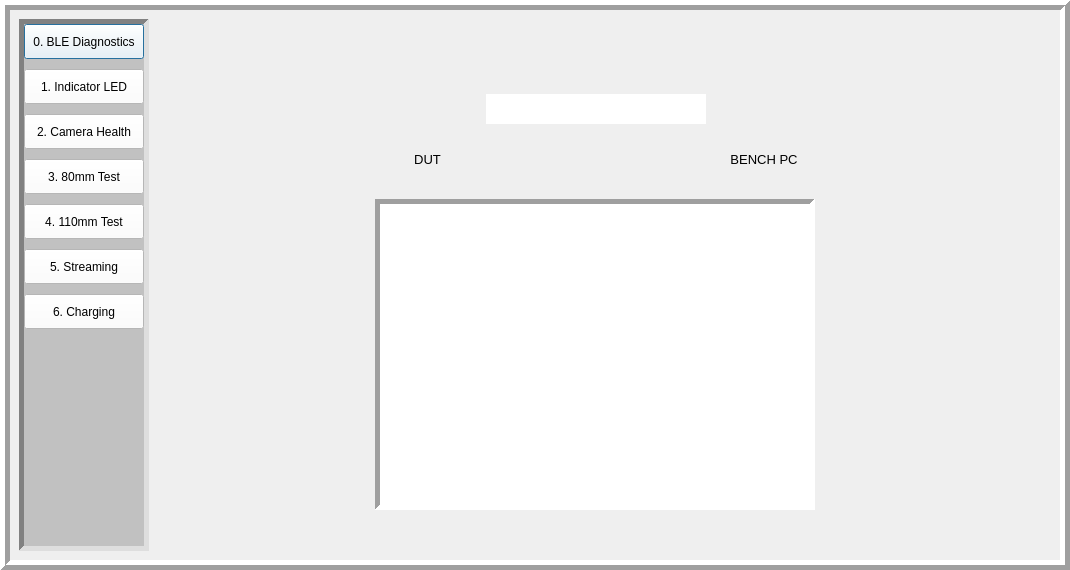
<?xml version="1.0" encoding="UTF-8"?>
<ui version="4.0">
 <class>Dialog</class>
 <widget class="QDialog" name="Dialog">
  <property name="geometry">
   <rect>
    <x>0</x>
    <y>0</y>
    <width>1070</width>
    <height>570</height>
   </rect>
  </property>
  <property name="windowTitle">
   <string>Dialog</string>
  </property>
  <widget class="QFrame" name="horizontalFrame">
   <property name="geometry">
    <rect>
     <x>0</x>
     <y>0</y>
     <width>1070</width>
     <height>570</height>
    </rect>
   </property>
   <property name="frameShape">
    <enum>QFrame::Box</enum>
   </property>
   <property name="frameShadow">
    <enum>QFrame::Raised</enum>
   </property>
   <property name="lineWidth">
    <number>5</number>
   </property>
   <layout class="QHBoxLayout" name="horizontalLayout">
    <item>
     <widget class="QFrame" name="verticalFrame">
      <property name="minimumSize">
       <size>
        <width>130</width>
        <height>0</height>
       </size>
      </property>
      <property name="styleSheet">
       <string notr="true">.QFrame {background-color: rgb(193, 193, 193);}</string>
      </property>
      <property name="frameShape">
       <enum>QFrame::Panel</enum>
      </property>
      <property name="frameShadow">
       <enum>QFrame::Sunken</enum>
      </property>
      <property name="lineWidth">
       <number>5</number>
      </property>
      <layout class="QVBoxLayout" name="verticalLayout_9">
       <property name="spacing">
        <number>10</number>
       </property>
       <property name="leftMargin">
        <number>0</number>
       </property>
       <property name="topMargin">
        <number>0</number>
       </property>
       <property name="rightMargin">
        <number>0</number>
       </property>
       <property name="bottomMargin">
        <number>0</number>
       </property>
       <item>
        <widget class="QPushButton" name="s0_bled">
         <property name="minimumSize">
          <size>
           <width>0</width>
           <height>35</height>
          </size>
         </property>
         <property name="styleSheet">
          <string notr="true">background-color: rgb(255, 255, 255);</string>
         </property>
         <property name="text">
          <string>0. BLE Diagnostics</string>
         </property>
         <property name="checkable">
          <bool>true</bool>
         </property>
         <property name="checked">
          <bool>false</bool>
         </property>
        </widget>
       </item>
       <item>
        <widget class="QPushButton" name="s1_indled">
         <property name="minimumSize">
          <size>
           <width>0</width>
           <height>35</height>
          </size>
         </property>
         <property name="styleSheet">
          <string notr="true">background-color: rgb(255, 255, 255);</string>
         </property>
         <property name="text">
          <string>1. Indicator LED</string>
         </property>
         <property name="checkable">
          <bool>true</bool>
         </property>
        </widget>
       </item>
       <item>
        <widget class="QPushButton" name="s2_dft">
         <property name="minimumSize">
          <size>
           <width>0</width>
           <height>35</height>
          </size>
         </property>
         <property name="styleSheet">
          <string notr="true">background-color: rgb(255, 255, 255);</string>
         </property>
         <property name="text">
          <string>2. Camera Health</string>
         </property>
         <property name="checkable">
          <bool>true</bool>
         </property>
        </widget>
       </item>
       <item>
        <widget class="QPushButton" name="s3_lft80">
         <property name="minimumSize">
          <size>
           <width>0</width>
           <height>35</height>
          </size>
         </property>
         <property name="styleSheet">
          <string notr="true">background-color: rgb(255, 255, 255);</string>
         </property>
         <property name="text">
          <string>3. 80mm Test</string>
         </property>
         <property name="checkable">
          <bool>true</bool>
         </property>
        </widget>
       </item>
       <item>
        <widget class="QPushButton" name="s4_lft110">
         <property name="minimumSize">
          <size>
           <width>0</width>
           <height>35</height>
          </size>
         </property>
         <property name="styleSheet">
          <string notr="true">background-color: rgb(255, 255, 255);</string>
         </property>
         <property name="text">
          <string>4. 110mm Test</string>
         </property>
         <property name="checkable">
          <bool>true</bool>
         </property>
        </widget>
       </item>
       <item>
        <widget class="QPushButton" name="s5_stream">
         <property name="minimumSize">
          <size>
           <width>0</width>
           <height>35</height>
          </size>
         </property>
         <property name="styleSheet">
          <string notr="true">background-color: rgb(255, 255, 255);</string>
         </property>
         <property name="text">
          <string>5. Streaming</string>
         </property>
         <property name="checkable">
          <bool>true</bool>
         </property>
        </widget>
       </item>
       <item>
        <widget class="QPushButton" name="s6_chrg">
         <property name="minimumSize">
          <size>
           <width>0</width>
           <height>35</height>
          </size>
         </property>
         <property name="styleSheet">
          <string notr="true">background-color: rgb(255, 255, 255);</string>
         </property>
         <property name="text">
          <string>6. Charging</string>
         </property>
         <property name="checkable">
          <bool>true</bool>
         </property>
        </widget>
       </item>
       <item>
        <spacer name="verticalSpacer">
         <property name="orientation">
          <enum>Qt::Vertical</enum>
         </property>
         <property name="sizeHint" stdset="0">
          <size>
           <width>20</width>
           <height>40</height>
          </size>
         </property>
        </spacer>
       </item>
      </layout>
     </widget>
    </item>
    <item>
     <widget class="QStackedWidget" name="stacked_ui">
      <property name="currentIndex">
       <number>0</number>
      </property>
      <widget class="QWidget" name="bled_widget">
       <widget class="QWidget" name="gridLayoutWidget">
        <property name="geometry">
         <rect>
          <x>220</x>
          <y>10</y>
          <width>441</width>
          <height>161</height>
         </rect>
        </property>
        <layout class="QGridLayout" name="gridLayout">
         <item row="0" column="0" colspan="3">
          <widget class="QLabel" name="progress_msg">
           <property name="sizePolicy">
            <sizepolicy hsizetype="Preferred" vsizetype="Fixed">
             <horstretch>0</horstretch>
             <verstretch>0</verstretch>
            </sizepolicy>
           </property>
           <property name="font">
            <font>
             <pointsize>10</pointsize>
            </font>
           </property>
           <property name="text">
            <string/>
           </property>
           <property name="alignment">
            <set>Qt::AlignCenter</set>
           </property>
           <property name="textInteractionFlags">
            <set>Qt::LinksAccessibleByMouse|Qt::TextSelectableByKeyboard|Qt::TextSelectableByMouse</set>
           </property>
          </widget>
         </item>
         <item row="1" column="0">
          <widget class="QLabel" name="dut">
           <property name="text">
            <string/>
           </property>
           <property name="pixmap">
            <pixmap>../../Downloads/camera3_vid-0.png</pixmap>
           </property>
           <property name="alignment">
            <set>Qt::AlignBottom|Qt::AlignHCenter</set>
           </property>
          </widget>
         </item>
         <item row="2" column="2">
          <widget class="QLabel" name="label_9">
           <property name="font">
            <font>
             <pointsize>10</pointsize>
            </font>
           </property>
           <property name="text">
            <string>BENCH PC</string>
           </property>
           <property name="alignment">
            <set>Qt::AlignHCenter|Qt::AlignTop</set>
           </property>
          </widget>
         </item>
         <item row="1" column="2">
          <widget class="QLabel" name="bench_pc">
           <property name="text">
            <string/>
           </property>
           <property name="pixmap">
            <pixmap>../../Downloads/computer-2.png</pixmap>
           </property>
           <property name="alignment">
            <set>Qt::AlignBottom|Qt::AlignHCenter</set>
           </property>
          </widget>
         </item>
         <item row="2" column="0">
          <widget class="QLabel" name="label_10">
           <property name="sizePolicy">
            <sizepolicy hsizetype="Preferred" vsizetype="Fixed">
             <horstretch>0</horstretch>
             <verstretch>0</verstretch>
            </sizepolicy>
           </property>
           <property name="font">
            <font>
             <pointsize>10</pointsize>
            </font>
           </property>
           <property name="text">
            <string>DUT</string>
           </property>
           <property name="alignment">
            <set>Qt::AlignHCenter|Qt::AlignTop</set>
           </property>
          </widget>
         </item>
         <item row="1" column="1">
          <widget class="QGraphicsView" name="graphicsView">
           <property name="sizePolicy">
            <sizepolicy hsizetype="Maximum" vsizetype="Fixed">
             <horstretch>0</horstretch>
             <verstretch>0</verstretch>
            </sizepolicy>
           </property>
           <property name="minimumSize">
            <size>
             <width>200</width>
             <height>30</height>
            </size>
           </property>
           <property name="maximumSize">
            <size>
             <width>220</width>
             <height>30</height>
            </size>
           </property>
           <property name="styleSheet">
            <string notr="true"/>
           </property>
           <property name="frameShape">
            <enum>QFrame::NoFrame</enum>
           </property>
           <property name="verticalScrollBarPolicy">
            <enum>Qt::ScrollBarAlwaysOff</enum>
           </property>
           <property name="horizontalScrollBarPolicy">
            <enum>Qt::ScrollBarAlwaysOff</enum>
           </property>
           <property name="interactive">
            <bool>false</bool>
           </property>
          </widget>
         </item>
        </layout>
       </widget>
       <widget class="QTableView" name="tableView">
        <property name="geometry">
         <rect>
          <x>220</x>
          <y>180</y>
          <width>440</width>
          <height>311</height>
         </rect>
        </property>
        <property name="sizePolicy">
         <sizepolicy hsizetype="Fixed" vsizetype="Fixed">
          <horstretch>0</horstretch>
          <verstretch>0</verstretch>
         </sizepolicy>
        </property>
        <property name="frameShape">
         <enum>QFrame::Panel</enum>
        </property>
        <property name="lineWidth">
         <number>5</number>
        </property>
        <property name="horizontalScrollBarPolicy">
         <enum>Qt::ScrollBarAlwaysOff</enum>
        </property>
        <attribute name="horizontalHeaderVisible">
         <bool>false</bool>
        </attribute>
        <attribute name="verticalHeaderVisible">
         <bool>false</bool>
        </attribute>
       </widget>
      </widget>
      <widget class="QWidget" name="dft_viewer">
       <widget class="QWidget" name="verticalLayoutWidget_4">
        <property name="geometry">
         <rect>
          <x>30</x>
          <y>20</y>
          <width>822</width>
          <height>493</height>
         </rect>
        </property>
        <layout class="QVBoxLayout" name="verticalLayout_4">
         <property name="spacing">
          <number>6</number>
         </property>
         <item>
          <layout class="QHBoxLayout" name="horizontalLayout_6">
           <property name="spacing">
            <number>10</number>
           </property>
           <item>
            <spacer name="horizontalSpacer_7">
             <property name="orientation">
              <enum>Qt::Horizontal</enum>
             </property>
             <property name="sizeHint" stdset="0">
              <size>
               <width>40</width>
               <height>20</height>
              </size>
             </property>
            </spacer>
           </item>
           <item>
            <widget class="QLabel" name="label_8">
             <property name="sizePolicy">
              <sizepolicy hsizetype="Preferred" vsizetype="Fixed">
               <horstretch>0</horstretch>
               <verstretch>0</verstretch>
              </sizepolicy>
             </property>
             <property name="font">
              <font>
               <pointsize>10</pointsize>
               <bold>false</bold>
              </font>
             </property>
             <property name="text">
              <string>CAMERA</string>
             </property>
             <property name="alignment">
              <set>Qt::AlignRight|Qt::AlignTrailing|Qt::AlignVCenter</set>
             </property>
            </widget>
           </item>
           <item>
            <widget class="QLineEdit" name="camera_name_dft">
             <property name="sizePolicy">
              <sizepolicy hsizetype="Fixed" vsizetype="Fixed">
               <horstretch>0</horstretch>
               <verstretch>0</verstretch>
              </sizepolicy>
             </property>
             <property name="font">
              <font>
               <pointsize>10</pointsize>
               <bold>true</bold>
              </font>
             </property>
             <property name="readOnly">
              <bool>true</bool>
             </property>
            </widget>
           </item>
           <item>
            <spacer name="horizontalSpacer_8">
             <property name="orientation">
              <enum>Qt::Horizontal</enum>
             </property>
             <property name="sizeHint" stdset="0">
              <size>
               <width>40</width>
               <height>20</height>
              </size>
             </property>
            </spacer>
           </item>
          </layout>
         </item>
         <item>
          <widget class="QLabel" name="dft_pixlabel">
           <property name="sizePolicy">
            <sizepolicy hsizetype="Fixed" vsizetype="Fixed">
             <horstretch>0</horstretch>
             <verstretch>0</verstretch>
            </sizepolicy>
           </property>
           <property name="minimumSize">
            <size>
             <width>820</width>
             <height>460</height>
            </size>
           </property>
           <property name="maximumSize">
            <size>
             <width>820</width>
             <height>460</height>
            </size>
           </property>
           <property name="styleSheet">
            <string notr="true">background-color: rgb(210, 210, 210);</string>
           </property>
           <property name="frameShape">
            <enum>QFrame::Panel</enum>
           </property>
           <property name="frameShadow">
            <enum>QFrame::Sunken</enum>
           </property>
           <property name="lineWidth">
            <number>5</number>
           </property>
           <property name="text">
            <string/>
           </property>
           <property name="alignment">
            <set>Qt::AlignCenter</set>
           </property>
          </widget>
         </item>
        </layout>
       </widget>
      </widget>
      <widget class="QWidget" name="lft_80_viewer">
       <widget class="QWidget" name="verticalLayoutWidget_5">
        <property name="geometry">
         <rect>
          <x>30</x>
          <y>20</y>
          <width>822</width>
          <height>493</height>
         </rect>
        </property>
        <layout class="QVBoxLayout" name="verticalLayout_5">
         <property name="spacing">
          <number>6</number>
         </property>
         <item>
          <layout class="QHBoxLayout" name="horizontalLayout_7">
           <property name="spacing">
            <number>10</number>
           </property>
           <item>
            <spacer name="horizontalSpacer_9">
             <property name="orientation">
              <enum>Qt::Horizontal</enum>
             </property>
             <property name="sizeHint" stdset="0">
              <size>
               <width>40</width>
               <height>20</height>
              </size>
             </property>
            </spacer>
           </item>
           <item>
            <widget class="QLabel" name="label_13">
             <property name="sizePolicy">
              <sizepolicy hsizetype="Preferred" vsizetype="Fixed">
               <horstretch>0</horstretch>
               <verstretch>0</verstretch>
              </sizepolicy>
             </property>
             <property name="font">
              <font>
               <pointsize>10</pointsize>
               <bold>false</bold>
              </font>
             </property>
             <property name="text">
              <string>CAMERA</string>
             </property>
             <property name="alignment">
              <set>Qt::AlignRight|Qt::AlignTrailing|Qt::AlignVCenter</set>
             </property>
            </widget>
           </item>
           <item>
            <widget class="QLineEdit" name="camera_name_lft80">
             <property name="sizePolicy">
              <sizepolicy hsizetype="Fixed" vsizetype="Fixed">
               <horstretch>0</horstretch>
               <verstretch>0</verstretch>
              </sizepolicy>
             </property>
             <property name="font">
              <font>
               <pointsize>10</pointsize>
               <bold>true</bold>
              </font>
             </property>
             <property name="readOnly">
              <bool>true</bool>
             </property>
            </widget>
           </item>
           <item>
            <spacer name="horizontalSpacer_10">
             <property name="orientation">
              <enum>Qt::Horizontal</enum>
             </property>
             <property name="sizeHint" stdset="0">
              <size>
               <width>40</width>
               <height>20</height>
              </size>
             </property>
            </spacer>
           </item>
          </layout>
         </item>
         <item>
          <widget class="QLabel" name="lft_80_pixlabel">
           <property name="sizePolicy">
            <sizepolicy hsizetype="Fixed" vsizetype="Fixed">
             <horstretch>0</horstretch>
             <verstretch>0</verstretch>
            </sizepolicy>
           </property>
           <property name="minimumSize">
            <size>
             <width>820</width>
             <height>460</height>
            </size>
           </property>
           <property name="maximumSize">
            <size>
             <width>820</width>
             <height>460</height>
            </size>
           </property>
           <property name="styleSheet">
            <string notr="true">background-color: rgb(210, 210, 210);</string>
           </property>
           <property name="frameShape">
            <enum>QFrame::Panel</enum>
           </property>
           <property name="frameShadow">
            <enum>QFrame::Sunken</enum>
           </property>
           <property name="lineWidth">
            <number>5</number>
           </property>
           <property name="text">
            <string/>
           </property>
           <property name="alignment">
            <set>Qt::AlignCenter</set>
           </property>
          </widget>
         </item>
        </layout>
       </widget>
      </widget>
      <widget class="QWidget" name="lft_110_viewer">
       <widget class="QWidget" name="verticalLayoutWidget_6">
        <property name="geometry">
         <rect>
          <x>30</x>
          <y>20</y>
          <width>822</width>
          <height>493</height>
         </rect>
        </property>
        <layout class="QVBoxLayout" name="verticalLayout_6">
         <property name="spacing">
          <number>6</number>
         </property>
         <item>
          <layout class="QHBoxLayout" name="horizontalLayout_8">
           <property name="spacing">
            <number>10</number>
           </property>
           <item>
            <spacer name="horizontalSpacer_11">
             <property name="orientation">
              <enum>Qt::Horizontal</enum>
             </property>
             <property name="sizeHint" stdset="0">
              <size>
               <width>40</width>
               <height>20</height>
              </size>
             </property>
            </spacer>
           </item>
           <item>
            <widget class="QLabel" name="label_14">
             <property name="sizePolicy">
              <sizepolicy hsizetype="Preferred" vsizetype="Fixed">
               <horstretch>0</horstretch>
               <verstretch>0</verstretch>
              </sizepolicy>
             </property>
             <property name="font">
              <font>
               <pointsize>10</pointsize>
               <bold>false</bold>
              </font>
             </property>
             <property name="text">
              <string>CAMERA</string>
             </property>
             <property name="alignment">
              <set>Qt::AlignRight|Qt::AlignTrailing|Qt::AlignVCenter</set>
             </property>
            </widget>
           </item>
           <item>
            <widget class="QLineEdit" name="camera_name_lft110">
             <property name="sizePolicy">
              <sizepolicy hsizetype="Fixed" vsizetype="Fixed">
               <horstretch>0</horstretch>
               <verstretch>0</verstretch>
              </sizepolicy>
             </property>
             <property name="font">
              <font>
               <pointsize>10</pointsize>
               <bold>true</bold>
              </font>
             </property>
             <property name="readOnly">
              <bool>true</bool>
             </property>
            </widget>
           </item>
           <item>
            <spacer name="horizontalSpacer_12">
             <property name="orientation">
              <enum>Qt::Horizontal</enum>
             </property>
             <property name="sizeHint" stdset="0">
              <size>
               <width>40</width>
               <height>20</height>
              </size>
             </property>
            </spacer>
           </item>
          </layout>
         </item>
         <item>
          <widget class="QLabel" name="lft_110_pixlabel">
           <property name="sizePolicy">
            <sizepolicy hsizetype="Fixed" vsizetype="Fixed">
             <horstretch>0</horstretch>
             <verstretch>0</verstretch>
            </sizepolicy>
           </property>
           <property name="minimumSize">
            <size>
             <width>820</width>
             <height>460</height>
            </size>
           </property>
           <property name="maximumSize">
            <size>
             <width>820</width>
             <height>460</height>
            </size>
           </property>
           <property name="styleSheet">
            <string notr="true">background-color: rgb(210, 210, 210);</string>
           </property>
           <property name="frameShape">
            <enum>QFrame::Panel</enum>
           </property>
           <property name="frameShadow">
            <enum>QFrame::Sunken</enum>
           </property>
           <property name="lineWidth">
            <number>5</number>
           </property>
           <property name="text">
            <string/>
           </property>
           <property name="alignment">
            <set>Qt::AlignCenter</set>
           </property>
          </widget>
         </item>
        </layout>
       </widget>
      </widget>
      <widget class="QWidget" name="ind_led_test">
       <widget class="QWidget" name="gridLayoutWidget_3">
        <property name="geometry">
         <rect>
          <x>40</x>
          <y>10</y>
          <width>808</width>
          <height>511</height>
         </rect>
        </property>
        <layout class="QGridLayout" name="gridLayout_3">
         <item row="1" column="1">
          <widget class="QLabel" name="green_img">
           <property name="sizePolicy">
            <sizepolicy hsizetype="Fixed" vsizetype="Fixed">
             <horstretch>0</horstretch>
             <verstretch>0</verstretch>
            </sizepolicy>
           </property>
           <property name="minimumSize">
            <size>
             <width>400</width>
             <height>220</height>
            </size>
           </property>
           <property name="styleSheet">
            <string notr="true">background-color: rgb(190, 190, 190);</string>
           </property>
           <property name="frameShape">
            <enum>QFrame::Panel</enum>
           </property>
           <property name="frameShadow">
            <enum>QFrame::Sunken</enum>
           </property>
           <property name="lineWidth">
            <number>4</number>
           </property>
           <property name="text">
            <string/>
           </property>
           <property name="alignment">
            <set>Qt::AlignCenter</set>
           </property>
          </widget>
         </item>
         <item row="3" column="1">
          <widget class="QLabel" name="orange_img">
           <property name="sizePolicy">
            <sizepolicy hsizetype="Fixed" vsizetype="Fixed">
             <horstretch>0</horstretch>
             <verstretch>0</verstretch>
            </sizepolicy>
           </property>
           <property name="minimumSize">
            <size>
             <width>400</width>
             <height>220</height>
            </size>
           </property>
           <property name="styleSheet">
            <string notr="true">background-color: rgb(190, 190, 190);</string>
           </property>
           <property name="frameShape">
            <enum>QFrame::Panel</enum>
           </property>
           <property name="frameShadow">
            <enum>QFrame::Sunken</enum>
           </property>
           <property name="lineWidth">
            <number>4</number>
           </property>
           <property name="text">
            <string/>
           </property>
           <property name="alignment">
            <set>Qt::AlignCenter</set>
           </property>
          </widget>
         </item>
         <item row="0" column="0">
          <widget class="QLabel" name="label">
           <property name="sizePolicy">
            <sizepolicy hsizetype="Preferred" vsizetype="Maximum">
             <horstretch>0</horstretch>
             <verstretch>0</verstretch>
            </sizepolicy>
           </property>
           <property name="font">
            <font>
             <pointsize>10</pointsize>
            </font>
           </property>
           <property name="text">
            <string>RED</string>
           </property>
           <property name="alignment">
            <set>Qt::AlignCenter</set>
           </property>
          </widget>
         </item>
         <item row="3" column="0">
          <widget class="QLabel" name="blue_img">
           <property name="sizePolicy">
            <sizepolicy hsizetype="Fixed" vsizetype="Fixed">
             <horstretch>0</horstretch>
             <verstretch>0</verstretch>
            </sizepolicy>
           </property>
           <property name="minimumSize">
            <size>
             <width>400</width>
             <height>220</height>
            </size>
           </property>
           <property name="styleSheet">
            <string notr="true">background-color: rgb(190, 190, 190);</string>
           </property>
           <property name="frameShape">
            <enum>QFrame::Panel</enum>
           </property>
           <property name="frameShadow">
            <enum>QFrame::Sunken</enum>
           </property>
           <property name="lineWidth">
            <number>4</number>
           </property>
           <property name="text">
            <string/>
           </property>
           <property name="alignment">
            <set>Qt::AlignCenter</set>
           </property>
          </widget>
         </item>
         <item row="0" column="1">
          <widget class="QLabel" name="label_2">
           <property name="font">
            <font>
             <pointsize>10</pointsize>
            </font>
           </property>
           <property name="text">
            <string>GREEN</string>
           </property>
           <property name="alignment">
            <set>Qt::AlignCenter</set>
           </property>
          </widget>
         </item>
         <item row="1" column="0">
          <widget class="QLabel" name="red_img">
           <property name="sizePolicy">
            <sizepolicy hsizetype="Fixed" vsizetype="Fixed">
             <horstretch>0</horstretch>
             <verstretch>0</verstretch>
            </sizepolicy>
           </property>
           <property name="minimumSize">
            <size>
             <width>400</width>
             <height>220</height>
            </size>
           </property>
           <property name="styleSheet">
            <string notr="true">background-color: rgb(190, 190, 190);</string>
           </property>
           <property name="frameShape">
            <enum>QFrame::Panel</enum>
           </property>
           <property name="frameShadow">
            <enum>QFrame::Sunken</enum>
           </property>
           <property name="lineWidth">
            <number>4</number>
           </property>
           <property name="text">
            <string/>
           </property>
           <property name="alignment">
            <set>Qt::AlignCenter</set>
           </property>
          </widget>
         </item>
         <item row="2" column="0">
          <widget class="QLabel" name="label_3">
           <property name="sizePolicy">
            <sizepolicy hsizetype="Preferred" vsizetype="Maximum">
             <horstretch>0</horstretch>
             <verstretch>0</verstretch>
            </sizepolicy>
           </property>
           <property name="font">
            <font>
             <pointsize>10</pointsize>
            </font>
           </property>
           <property name="text">
            <string>BLUE</string>
           </property>
           <property name="alignment">
            <set>Qt::AlignCenter</set>
           </property>
          </widget>
         </item>
         <item row="2" column="1">
          <widget class="QLabel" name="label_4">
           <property name="font">
            <font>
             <pointsize>10</pointsize>
            </font>
           </property>
           <property name="text">
            <string>ORANGE</string>
           </property>
           <property name="alignment">
            <set>Qt::AlignCenter</set>
           </property>
          </widget>
         </item>
        </layout>
       </widget>
      </widget>
      <widget class="QWidget" name="stream_viewer">
       <widget class="QWidget" name="verticalLayoutWidget_3">
        <property name="geometry">
         <rect>
          <x>30</x>
          <y>20</y>
          <width>822</width>
          <height>501</height>
         </rect>
        </property>
        <layout class="QVBoxLayout" name="verticalLayout_3">
         <property name="spacing">
          <number>6</number>
         </property>
         <item>
          <layout class="QHBoxLayout" name="horizontalLayout_5">
           <property name="spacing">
            <number>10</number>
           </property>
           <item>
            <spacer name="horizontalSpacer_5">
             <property name="orientation">
              <enum>Qt::Horizontal</enum>
             </property>
             <property name="sizeHint" stdset="0">
              <size>
               <width>40</width>
               <height>20</height>
              </size>
             </property>
            </spacer>
           </item>
           <item>
            <widget class="QLabel" name="label_7">
             <property name="sizePolicy">
              <sizepolicy hsizetype="Preferred" vsizetype="Fixed">
               <horstretch>0</horstretch>
               <verstretch>0</verstretch>
              </sizepolicy>
             </property>
             <property name="font">
              <font>
               <pointsize>10</pointsize>
               <bold>false</bold>
              </font>
             </property>
             <property name="text">
              <string>CAMERA</string>
             </property>
             <property name="alignment">
              <set>Qt::AlignRight|Qt::AlignTrailing|Qt::AlignVCenter</set>
             </property>
            </widget>
           </item>
           <item>
            <widget class="QLineEdit" name="camera_name_sv">
             <property name="sizePolicy">
              <sizepolicy hsizetype="Fixed" vsizetype="Fixed">
               <horstretch>0</horstretch>
               <verstretch>0</verstretch>
              </sizepolicy>
             </property>
             <property name="font">
              <font>
               <pointsize>10</pointsize>
               <bold>true</bold>
              </font>
             </property>
             <property name="readOnly">
              <bool>true</bool>
             </property>
            </widget>
           </item>
           <item>
            <spacer name="horizontalSpacer_6">
             <property name="orientation">
              <enum>Qt::Horizontal</enum>
             </property>
             <property name="sizeHint" stdset="0">
              <size>
               <width>40</width>
               <height>20</height>
              </size>
             </property>
            </spacer>
           </item>
          </layout>
         </item>
         <item>
          <widget class="QLabel" name="strm_pixlabel">
           <property name="sizePolicy">
            <sizepolicy hsizetype="Fixed" vsizetype="Fixed">
             <horstretch>0</horstretch>
             <verstretch>0</verstretch>
            </sizepolicy>
           </property>
           <property name="minimumSize">
            <size>
             <width>820</width>
             <height>460</height>
            </size>
           </property>
           <property name="maximumSize">
            <size>
             <width>820</width>
             <height>460</height>
            </size>
           </property>
           <property name="styleSheet">
            <string notr="true">background-color: rgb(210, 210, 210);</string>
           </property>
           <property name="frameShape">
            <enum>QFrame::Panel</enum>
           </property>
           <property name="frameShadow">
            <enum>QFrame::Sunken</enum>
           </property>
           <property name="lineWidth">
            <number>5</number>
           </property>
           <property name="text">
            <string/>
           </property>
           <property name="alignment">
            <set>Qt::AlignCenter</set>
           </property>
          </widget>
         </item>
        </layout>
       </widget>
      </widget>
      <widget class="QWidget" name="chrg_widget">
       <widget class="QFrame" name="power_suppy_frame">
        <property name="geometry">
         <rect>
          <x>90</x>
          <y>100</y>
          <width>440</width>
          <height>160</height>
         </rect>
        </property>
        <property name="frameShape">
         <enum>QFrame::Panel</enum>
        </property>
        <property name="frameShadow">
         <enum>QFrame::Raised</enum>
        </property>
        <property name="lineWidth">
         <number>10</number>
        </property>
        <layout class="QVBoxLayout" name="verticalLayout">
         <property name="spacing">
          <number>20</number>
         </property>
         <property name="leftMargin">
          <number>25</number>
         </property>
         <property name="topMargin">
          <number>25</number>
         </property>
         <property name="rightMargin">
          <number>25</number>
         </property>
         <property name="bottomMargin">
          <number>25</number>
         </property>
         <item>
          <widget class="QLabel" name="label_6">
           <property name="sizePolicy">
            <sizepolicy hsizetype="Preferred" vsizetype="Maximum">
             <horstretch>0</horstretch>
             <verstretch>0</verstretch>
            </sizepolicy>
           </property>
           <property name="font">
            <font>
             <pointsize>11</pointsize>
            </font>
           </property>
           <property name="text">
            <string>DC POWER SUPPLY</string>
           </property>
           <property name="alignment">
            <set>Qt::AlignCenter</set>
           </property>
          </widget>
         </item>
         <item>
          <widget class="QFrame" name="horizontalFrame_2">
           <property name="sizePolicy">
            <sizepolicy hsizetype="Preferred" vsizetype="Fixed">
             <horstretch>0</horstretch>
             <verstretch>0</verstretch>
            </sizepolicy>
           </property>
           <property name="styleSheet">
            <string notr="true">background-color: rgb(255, 255, 255);</string>
           </property>
           <property name="frameShape">
            <enum>QFrame::Panel</enum>
           </property>
           <property name="frameShadow">
            <enum>QFrame::Sunken</enum>
           </property>
           <property name="lineWidth">
            <number>4</number>
           </property>
           <layout class="QHBoxLayout" name="horizontalLayout_2">
            <property name="spacing">
             <number>15</number>
            </property>
            <property name="topMargin">
             <number>6</number>
            </property>
            <property name="bottomMargin">
             <number>7</number>
            </property>
            <item>
             <widget class="QLabel" name="label_5">
              <property name="font">
               <font>
                <pointsize>11</pointsize>
               </font>
              </property>
              <property name="text">
               <string>Charging Current</string>
              </property>
              <property name="alignment">
               <set>Qt::AlignLeading|Qt::AlignLeft|Qt::AlignVCenter</set>
              </property>
             </widget>
            </item>
            <item>
             <widget class="QLabel" name="opcurr_display">
              <property name="font">
               <font>
                <pointsize>15</pointsize>
               </font>
              </property>
              <property name="text">
               <string>Not Connected</string>
              </property>
             </widget>
            </item>
           </layout>
          </widget>
         </item>
        </layout>
       </widget>
       <widget class="QGraphicsView" name="main_view">
        <property name="geometry">
         <rect>
          <x>89</x>
          <y>100</y>
          <width>711</width>
          <height>320</height>
         </rect>
        </property>
        <property name="styleSheet">
         <string notr="true">border: None;
background-color: rgb(240, 240, 240);</string>
        </property>
        <property name="interactive">
         <bool>false</bool>
        </property>
       </widget>
       <zorder>main_view</zorder>
       <zorder>power_suppy_frame</zorder>
      </widget>
     </widget>
    </item>
   </layout>
  </widget>
 </widget>
 <resources/>
 <connections/>
</ui>
